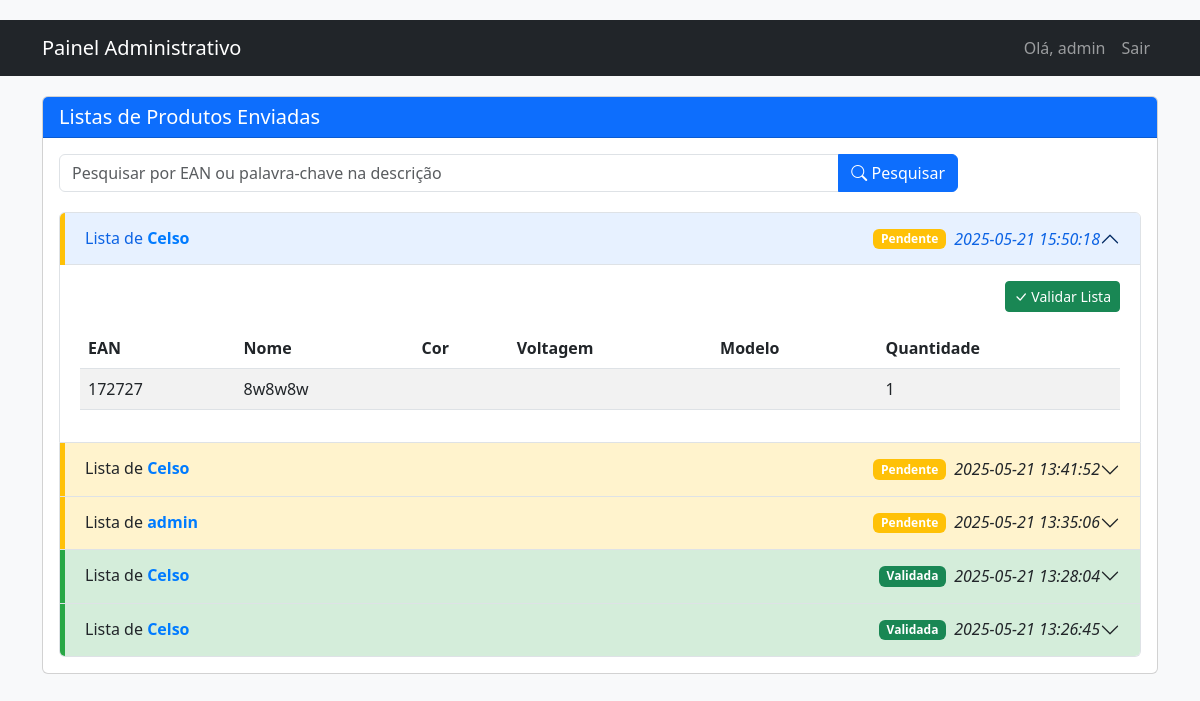
Page /admin (signed in) on the committed database.
### tables this page shows
CREATE TABLE usuarios (
        id INTEGER PRIMARY KEY AUTOINCREMENT,
        nome TEXT NOT NULL UNIQUE,
        senha_hash TEXT NOT NULL,
        admin INTEGER DEFAULT 0
    );

CREATE TABLE produtos (
        id INTEGER PRIMARY KEY AUTOINCREMENT,
        ean TEXT NOT NULL,
        nome TEXT NOT NULL,
        cor TEXT,
        voltagem TEXT,
        modelo TEXT,
        quantidade INTEGER NOT NULL,
        usuario_id INTEGER NOT NULL,
        timestamp TEXT,
        enviado INTEGER DEFAULT 0,
        data_envio TEXT,
        validado INTEGER DEFAULT 0,
        validador_id INTEGER,
        data_validacao TEXT,
        FOREIGN KEY (usuario_id) REFERENCES usuarios (id),
        FOREIGN KEY (validador_id) REFERENCES usuarios (id)
    );

### src/main.py (the view)
@app.route('/admin')
def admin_panel():
    if 'usuario_id' not in session or not session.get('admin'):
        return redirect(url_for('login'))
    termo_pesquisa = request.args.get('pesquisa', '')
    if termo_pesquisa:
        produtos_encontrados = pesquisar_produtos(termo_pesquisa)
        listas_agrupadas = {}
        for produto in produtos_encontrados:
            chave = (produto['data_envio'], produto['nome_usuario'])
            if chave not in listas_agrupadas:
                listas_agrupadas[chave] = {
                    'produtos': [],
                    'validado': produto.get('validado', 0),
                    'nome_validador': produto.get('nome_validador', None),
                    'data_validacao': produto.get('data_validacao', None)
                }
            listas_agrupadas[chave]['produtos'].append(produto)
        return render_template('admin.html', listas_agrupadas=listas_agrupadas, termo_pesquisa=termo_pesquisa)
    else:
        listas_enviadas = carregar_todas_listas_enviadas()
        listas_agrupadas = {}
        for produto in listas_enviadas:
            chave = (produto['data_envio'], produto['nome_usuario'])
            if chave not in listas_agrupadas:
                listas_agrupadas[chave] = {
                    'produtos': [],
                    'validado': produto.get('validado', 0),
                    'nome_validador': produto.get('nome_validador', None),
                    'data_validacao': produto.get('data_validacao', None)
                }
            listas_agrupadas[chave]['produtos'].append(produto)
        return render_template('admin.html', listas_agrupadas=listas_agrupadas, termo_pesquisa='')

### src/main.py (called while the page is built)
def carregar_todas_listas_enviadas():
    conn = sqlite3.connect(DB_FILE)
    conn.row_factory = sqlite3.Row
    cursor = conn.cursor()
    cursor.execute('''
    SELECT p.*,
           u.nome as nome_usuario,
           v.nome as nome_validador
    FROM produtos p
    JOIN usuarios u ON p.usuario_id = u.id
    LEFT JOIN usuarios v ON p.validador_id = v.id
    WHERE p.enviado = 1
    ORDER BY p.data_envio DESC
    ''')
    produtos = [dict(row) for row in cursor.fetchall()]
    conn.close()
    return produtos

### src/templates/admin.html (shortened to what this page needs)
<!DOCTYPE html>
<html lang="pt-br">
<head>
    <link href="https://cdn.jsdelivr.net/npm/bootstrap@5.3.0-alpha1/dist/css/bootstrap.min.css" rel="stylesheet">
    <link rel="stylesheet" href="https://cdn.jsdelivr.net/npm/bootstrap-icons@1.10.3/font/bootstrap-icons.css">
</head>
<body>
    <nav class="navbar navbar-expand-lg navbar-dark bg-dark">
        <div class="container">
            <a class="navbar-brand" href="#">Painel Administrativo</a>
            <div class="collapse navbar-collapse" id="navbarNav">
                <ul class="navbar-nav ms-auto">
                    <li class="nav-item">
                        <span class="nav-link">Olá, {{ session.usuario_nome }}</span>
                    </li>
                    <li class="nav-item">
                        <a class="nav-link" href="{{ url_for('logout') }}">Sair</a>
                    </li>
                </ul>
            </div>
        </div>
    </nav>
    <div class="container">
        <div class="row">
            <div class="col-md-12">
                <div class="card">
                    <div class="card-header bg-primary text-white">
                        <h5 class="card-title mb-0">Listas de Produtos Enviadas</h5>
                    </div>
                    <div class="card-body">
                        <div class="search-container">
                            <form action="{{ url_for('admin_panel') }}" method="GET" class="row g-3">
                                <div class="col-md-10">
                                    <div class="input-group">
                                        <input type="text" class="form-control" name="pesquisa" id="pesquisa"
                                               placeholder="Pesquisar por EAN ou palavra-chave na descrição"
                                               value="{{ termo_pesquisa }}">
                                        <button class="btn btn-primary" type="submit">
                                            <i class="bi bi-search"></i> Pesquisar
                                        </button>
                                    </div>
                                </div>
                                <div class="col-md-2">
                                </div>
                            </form>
                        </div>
                        {% if listas_agrupadas %}
                            <div class="accordion" id="listasAccordion">
                                {% for (data_envio, nome_usuario), lista in listas_agrupadas.items() %}
                                    <div class="accordion-item">
                                        <h2 class="accordion-header" id="heading{{ loop.index }}">
                                            <button class="accordion-button {% if not loop.first and not termo_pesquisa %}collapsed{% endif %} {% if lista.validado %}validado{% else %}nao-validado{% endif %}" type="button" data-bs-toggle="collapse" data-bs-target="#collapse{{ loop.index }}" aria-expanded="{{ 'true' if loop.first or termo_pesquisa else 'false' }}" aria-controls="collapse{{ loop.index }}">
                                                <div class="d-flex justify-content-between w-100">
                                                    <span>Lista de <span class="lista-usuario">{{ nome_usuario }}</span></span>
                                                    <div class="d-flex align-items-center">
                                                        {% if lista.validado %}
                                                            <span class="badge bg-success me-2">Validada</span>
                                                        {% else %}
                                                            <span class="badge bg-warning me-2">Pendente</span>
                                                        {% endif %}
                                                        <span class="lista-data">{{ data_envio }}</span>
                                                    </div>
                                                </div>
                                            </button>
                                        </h2>
                                        <div id="collapse{{ loop.index }}" class="accordion-collapse collapse {% if loop.first or termo_pesquisa %}show{% endif %}" aria-labelledby="heading{{ loop.index }}" data-bs-parent="#listasAccordion">
                                            <div class="accordion-body">
                                                {% if lista.validado %}
                                                    <div class="validacao-info bg-light">
                                                        <i class="bi bi-check-circle-fill text-success"></i>
                                                        Validada por <span class="validacao-badge">{{ lista.nome_validador }}</span> em {{ lista.data_validacao }}
                                                    </div>
                                                {% else %}
                                                    <div class="d-flex justify-content-end mb-3">
                                                        <button class="btn btn-success btn-sm validar-btn"
                                                                data-data-envio="{{ data_envio }}"
                                                                data-nome-usuario="{{ nome_usuario }}">
                                                            <i class="bi bi-check-lg"></i> Validar Lista
                                                        </button>
                                                    </div>
                                                {% endif %}
                                                <div class="table-responsive">
                                                    <table class="table table-striped table-hover">
                                                        <thead>
                                                            <tr>
                                                                <th>EAN</th>
                                                                <th>Nome</th>
                                                                <th>Cor</th>
                                                                <th>Voltagem</th>
                                                                <th>Modelo</th>
                                                                <th>Quantidade</th>
                                                            </tr>
                                                        </thead>
                                                        <tbody>
                                                            {% for produto in lista.produtos %}
                                                                <tr class="">
                                                                    <td>{{ produto.ean }}</td>
                                                                    <td>{{ produto.nome }}</td>
                                                                    <td>{{ produto.cor }}</td>
                                                                    <td>{{ produto.voltagem }}</td>
                                                                    <td>{{ produto.modelo }}</td>
                                                                    <td>{{ produto.quantidade }}</td>
                                                                </tr>
                                                            {% endfor %}
                                                        </tbody>
                                                    </table>
                                                </div>
                                            </div>
                                        </div>
                                    </div>
                                {% endfor %}
                            </div>
                        {% endif %}
                    </div>
                </div>
            </div>
        </div>
    </div>
</body>
</html>

### src/templates/admin.html (style rules this page uses)
body { background-color: #f8f9fa; padding-top: 20px; padding-bottom: 20px; }
.navbar { margin-bottom: 20px; }
.card { margin-bottom: 20px; }
.lista-usuario { font-weight: bold; color: #007bff; }
.lista-data { font-style: italic; }
.accordion-button:not(.collapsed) { background-color: #e7f1ff; color: #0c63e4; }
.validado { background-color: #d4edda; border-left: 5px solid #28a745; }
.nao-validado { background-color: #fff3cd; border-left: 5px solid #ffc107; }
.search-container { margin-bottom: 20px; }

### rows in the picture
usuarios: usuario_nome "admin", listas_agrupadas "admin"
usuarios: listas_agrupadas "Celso" "Celso" "Celso" "Celso"
produtos: listas_agrupadas "2025-05-21 15:50:18", ean "172727", nome "8w8w8w", quantidade "1"
produtos: listas_agrupadas "2025-05-21 13:41:52"
produtos: listas_agrupadas "2025-05-21 13:35:06"
produtos: listas_agrupadas "2025-05-21 13:28:04"
produtos: listas_agrupadas "2025-05-21 13:26:45"
